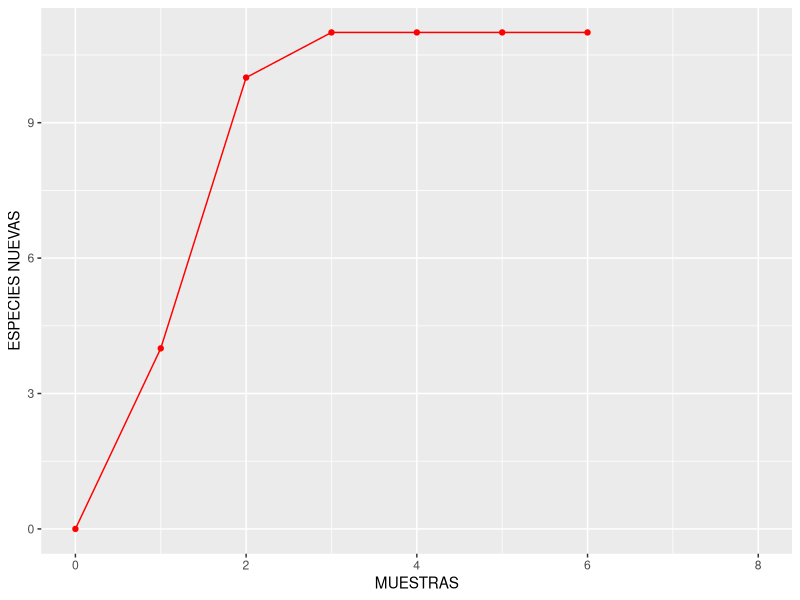
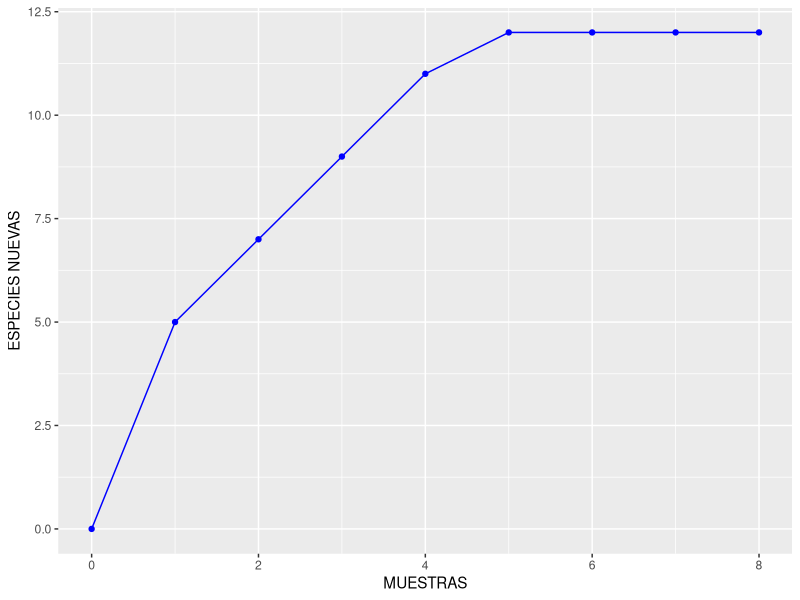
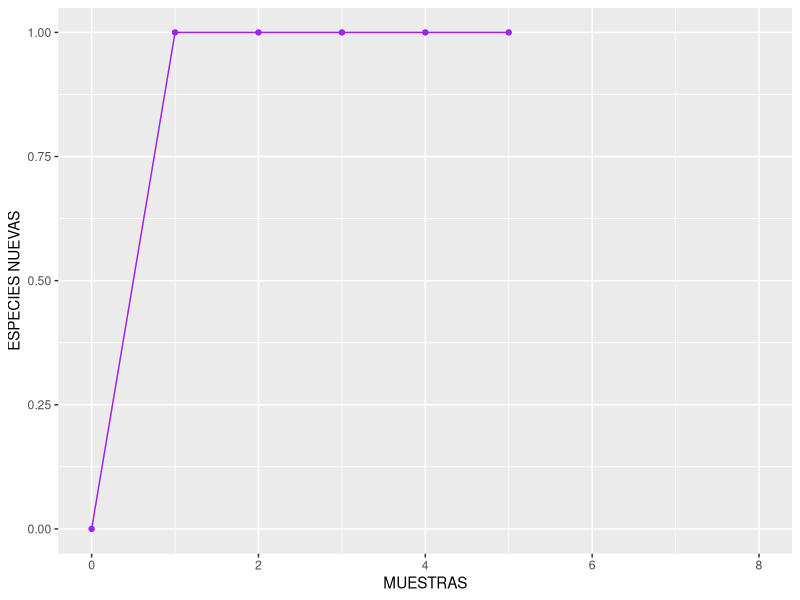
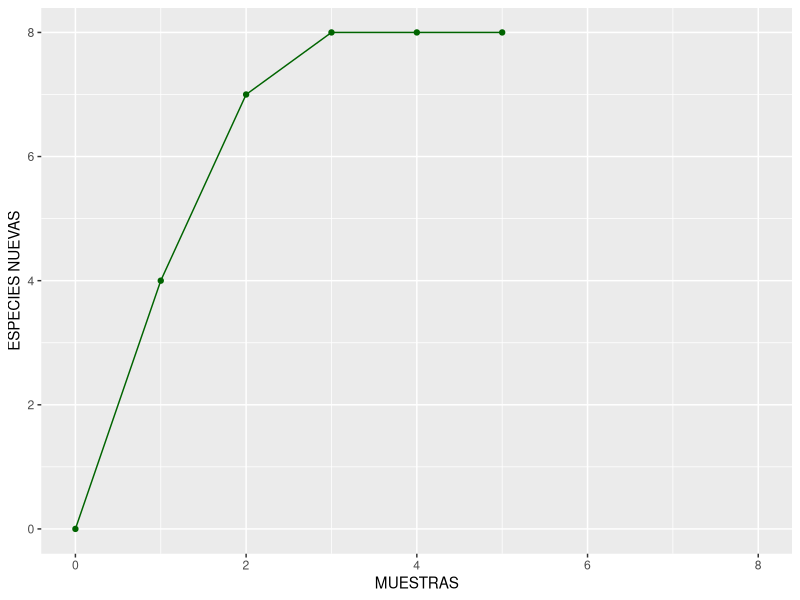
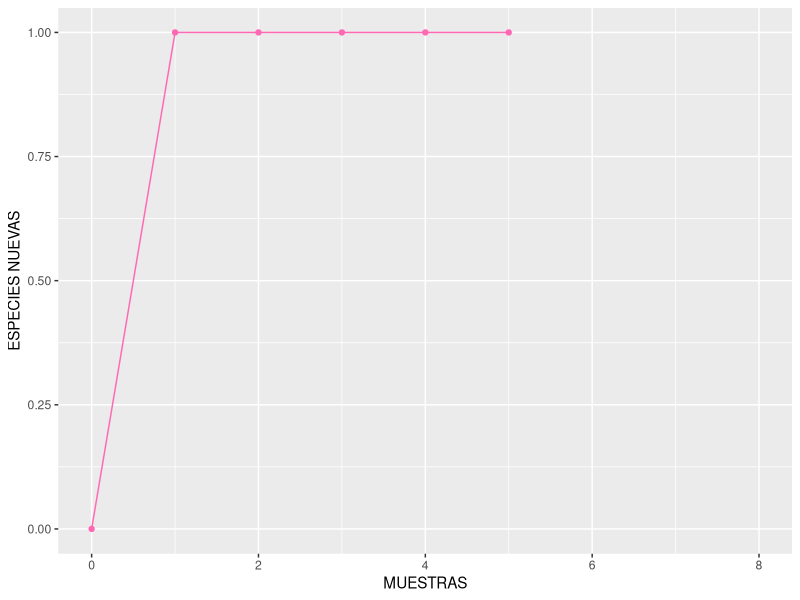
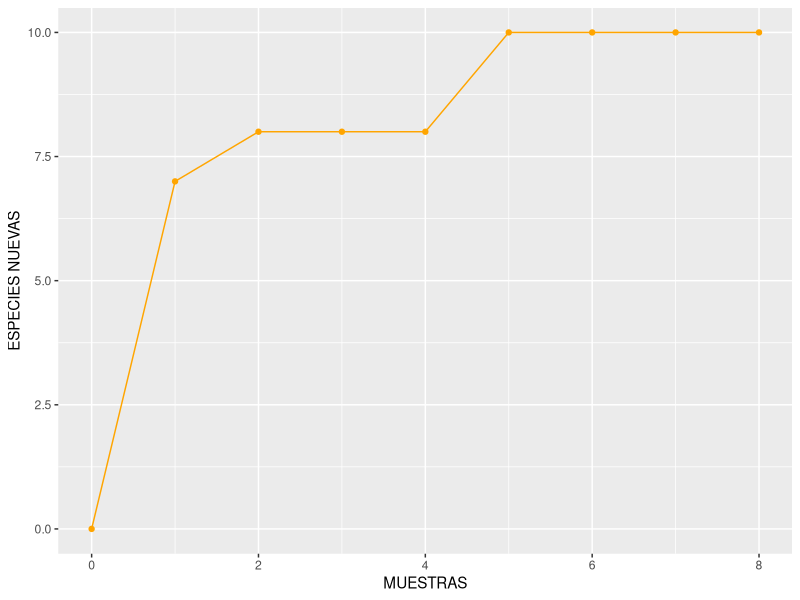
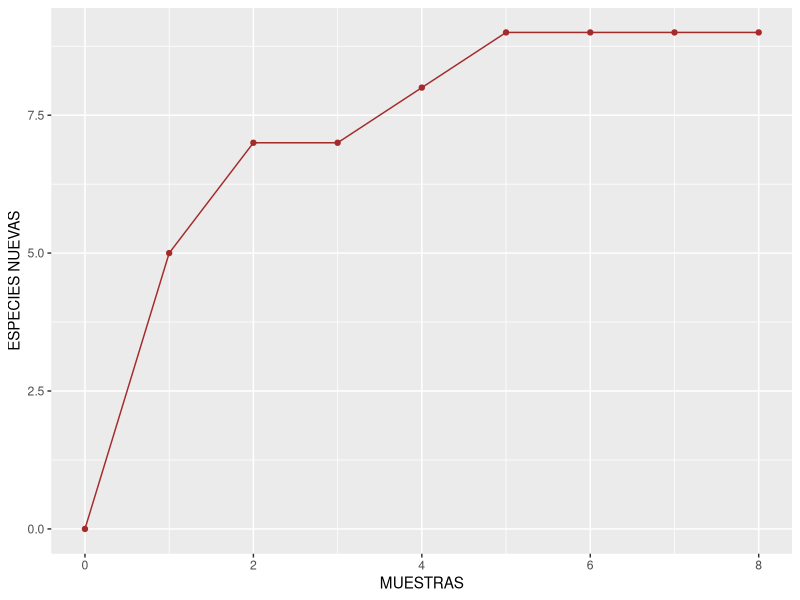

Write R code to recreate these figures, in order.

#### curva de rarefaccion

library(ggplot2)


sumas <- read.csv(file = "datos/sumas.csv")
sumas

#bolsa 1
b1 <- ggplot(sumas, aes( x=muestra, y=bolsa_1))+
  geom_point(color="red") + geom_line(color="red")+
  xlab ("MUESTRAS") + ylab ("ESPECIES NUEVAS")
b1

#bolsa 2
b2 <- ggplot(sumas, aes( x=muestra, y=bolsa_2))+
  geom_point(color="blue") + geom_line(color="blue")+
  xlab ("MUESTRAS") + ylab ("ESPECIES NUEVAS")
b2

#bolsa 3
b3 <- ggplot(sumas, aes( x=muestra, y=bolsa_3))+
  geom_point(color="purple") + geom_line(color="purple")+
  xlab ("MUESTRAS") + ylab ("ESPECIES NUEVAS")
b3

#bolsa 4
b4 <- ggplot(sumas, aes( x=muestra, y=bolsa_4))+
  geom_point(color="darkgreen") + geom_line(color="darkgreen")+
  xlab ("MUESTRAS") + ylab ("ESPECIES NUEVAS")
b4

#bolsa 5
b5 <- ggplot(sumas, aes( x=muestra, y=bolsa_5))+
  geom_point(color="hotpink") + geom_line(color="hotpink")+
  xlab ("MUESTRAS") + ylab ("ESPECIES NUEVAS")
b5

#bolsa 6
b6 <- ggplot(sumas, aes( x=muestra, y=bolsa_6))+
  geom_point(color="orange") + geom_line(color="orange")+
  xlab ("MUESTRAS") + ylab ("ESPECIES NUEVAS")
b6

#bolsa 7
b7 <- ggplot(sumas, aes( x=muestra, y=bolsa_7))+
  geom_point(color="brown") + geom_line(color="brown")+
  xlab ("MUESTRAS") + ylab ("ESPECIES NUEVAS")
b7



## RANK ABUNDANCE






